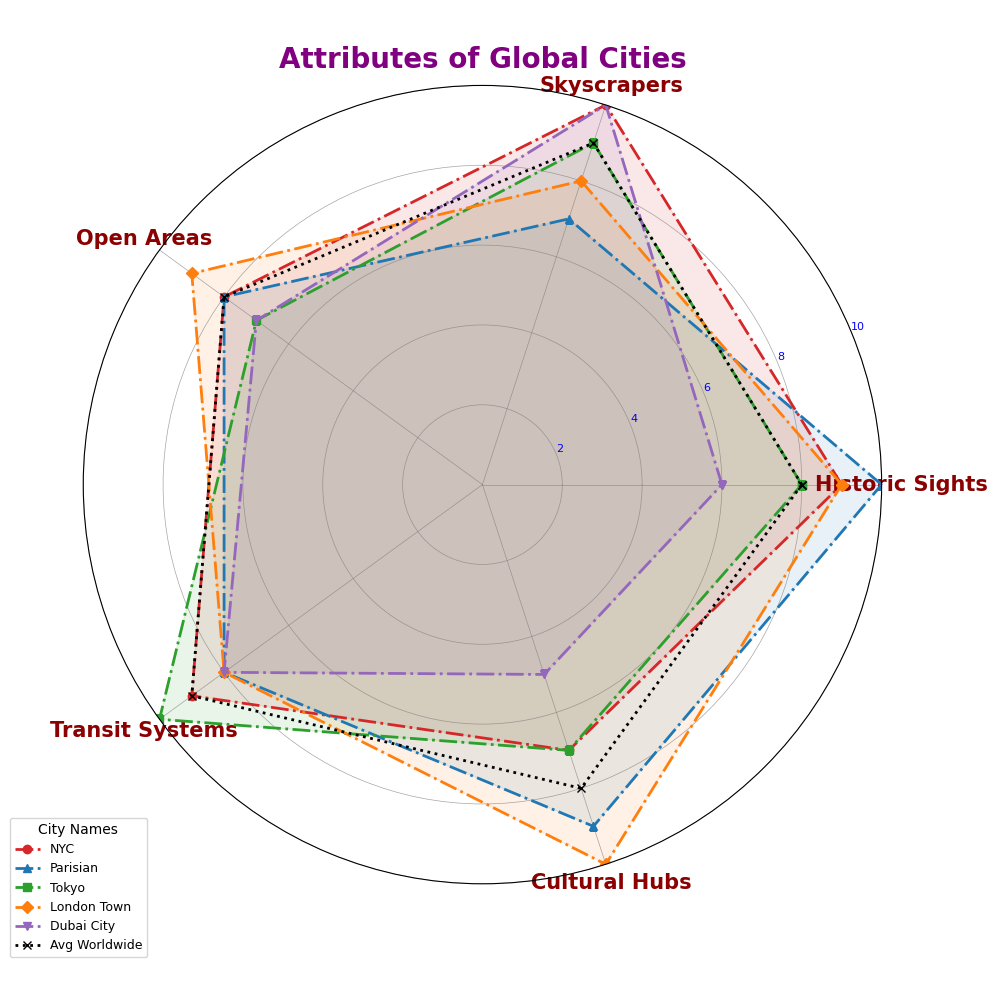

Recreate this plot in Python.
import numpy as np
import matplotlib.pyplot as plt
from math import pi

categories = ['Historic Sights', 'Skyscrapers', 'Open Areas', 'Transit Systems', 'Cultural Hubs']
city_scores = {
    'NYC': [9, 10, 8, 9, 7],
    'Parisian': [10, 7, 8, 8, 9],
    'Tokyo': [8, 9, 7, 10, 7],
    'London Town': [9, 8, 9, 8, 10],
    'Dubai City': [6, 10, 7, 8, 5]
}

global_averages = [8, 9, 8, 9, 8]

num_vars = len(categories)
angles = np.linspace(0, 2 * pi, num_vars, endpoint=False).tolist()
angles += angles[:1]

# Updated colors and markers for variation and style diversity
colors = ['#d62728', '#1f77b4', '#2ca02c', '#ff7f0e', '#9467bd']
markers = ['o', '^', 's', 'D', 'v']

fig, ax = plt.subplots(figsize=(10, 10), subplot_kw=dict(polar=True))

def add_city_radar(city_name, color, marker):
    scores = city_scores[city_name]
    scores += scores[:1]
    ax.plot(angles, scores, linewidth=2, linestyle='dashdot', marker=marker, label=city_name, color=color)
    ax.fill(angles, scores, color=color, alpha=0.1)

for city, color, marker in zip(city_scores.keys(), colors, markers):
    add_city_radar(city, color, marker)

ax.set_xticks(angles[:-1])
ax.set_xticklabels(categories, fontsize=15, weight='bold', color='darkred')

ax.set_ylim(0, 10)
plt.yticks([2, 4, 6, 8, 10], ["2", "4", "6", "8", "10"], color="blue", size=8)

plt.title('Attributes of Global Cities', size=20, weight='heavy', color='purple')

global_averages += global_averages[:1]
ax.plot(angles, global_averages, linewidth=2, linestyle='dotted', color='black', marker='x', label='Avg Worldwide')

# Legend and grid adjustments for added randomness and functionality
ax.legend(loc='lower left', bbox_to_anchor=(-0.1, -0.1), fontsize=9, title='City Names', title_fontsize='10')

ax.grid(color='gray', linestyle='-', linewidth=0.5, alpha=0.7)

plt.tight_layout()
plt.show()
